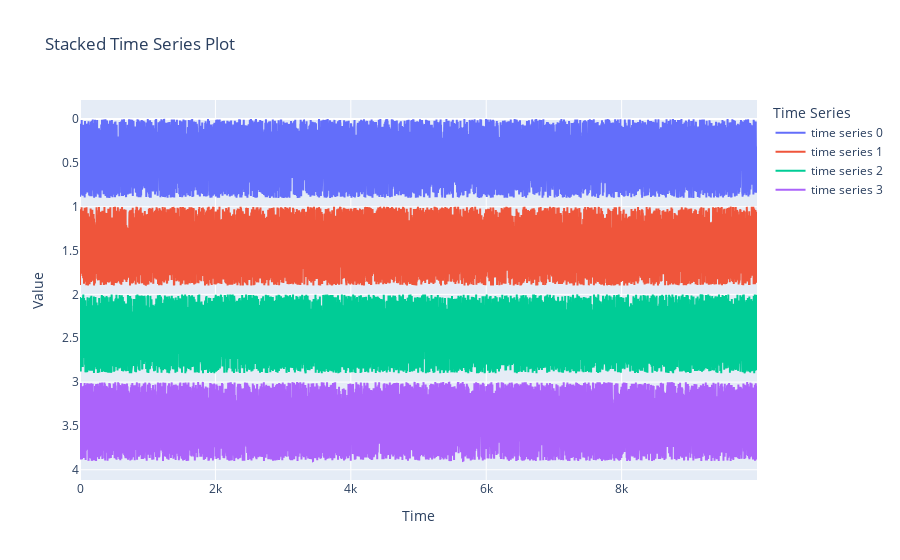

This figure's notebook cell:
### Code cell
ts_length = 10000
ts_list = [np.random.uniform(0,1,ts_length) for i in range(4)]
plot_stacked_time_series_list(ts_list, width=None, height=None)

### Figure 1 — Plotly figure (JSON) as saved in the notebook; plotly's stock layout.template omitted (floating-point values rounded to 4 significant figures; data arrays with more than 128 entries replaced by an {"elided": "..."} marker saying what was removed)
{"data": [{"mode": "lines", "name": "time series 0", "type": "scatter", "y": {"elided": "10000 float values"}}, {"mode": "lines", "name": "time series 1", "type": "scatter", "y": {"elided": "10000 float values"}}, {"mode": "lines", "name": "time series 2", "type": "scatter", "y": {"elided": "10000 float values"}}, {"mode": "lines", "name": "time series 3", "type": "scatter", "y": {"elided": "10000 float values"}}], "layout": {"hovermode": "x unified", "legend": {"title": {"text": "Time Series"}}, "title": {"text": "Stacked Time Series Plot"}, "xaxis": {"title": {"text": "Time"}}, "yaxis": {"autorange": "reversed", "title": {"text": "Value"}}}}
